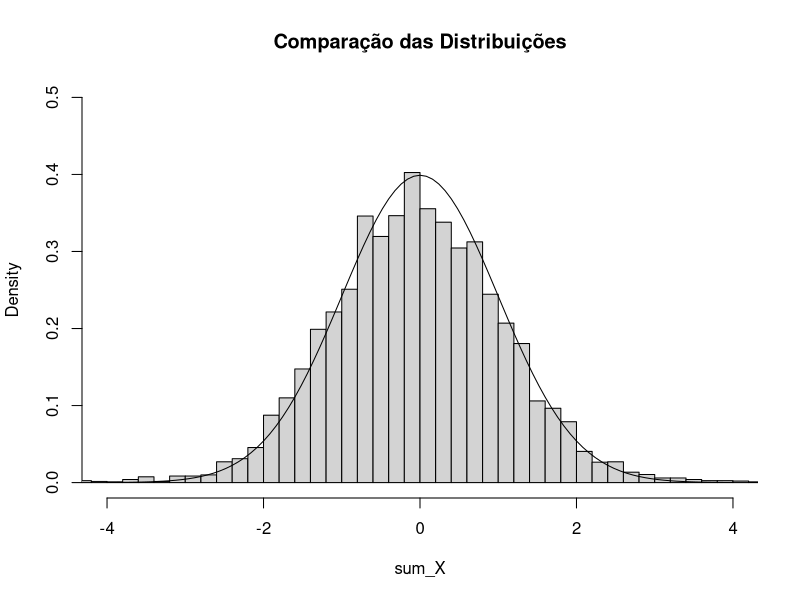

Write the R code that produced this figure.

M<-10000 #número de realizações
N<-1000 #quantidade de Xn

X<-matrix(nrow = M, ncol = N)
sum_X<-c(1:M)-c(1:M)

for (i in 1:M)  {
        for (n in 1:N) {
                prob1<-2^(-n-1)#prob Xn=+-2^n
                prob2<-(1/2)*(1-2^(-n)) #prob Xn=1/2(1-2^-n)
                
                u<-runif(1) #VA uniforme para realização
                
                if (u<prob1) {
                        X[i,n]<-2^n
                } else if (u<2*prob1) {
                        X[i,n] <- -(2^n)
                } else if (u<prob2) {
                        X[i,n] <- 1 
                } else {
                        X[i,n] <- -1
                }
        }
        sum_X[i] <- 1/sqrt(N)*sum(X[i,]) #somatório das realizações
}

normal<-rnorm(N)


hist(sum_X, prob=TRUE, breaks=10000,
     xlim=c(-4,4),ylim=c(0,0.5),
     main="Comparação das Distribuições")
curve(dnorm(x, mean=0, sd=1), add=TRUE)